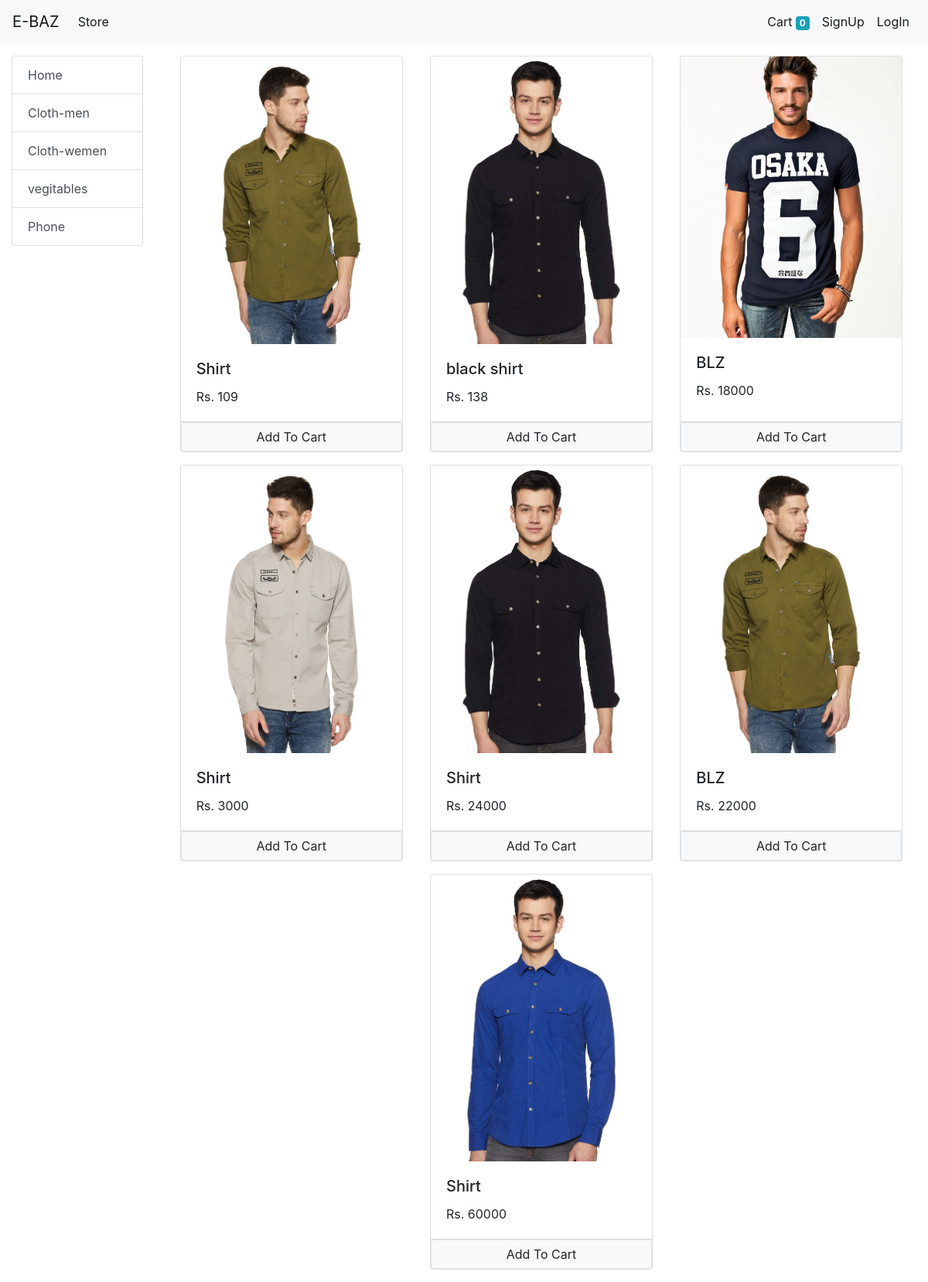
/?category=1, run on the app's committed database.
### store/models/category.py (models this page shows, shortened)
class Category(models.Model):
    name = models.CharField(max_length=20)
    @staticmethod
    def get_all_categories():
        return Category.objects.all()

### store/models/product.py (models this page shows, shortened)
class product(models.Model):
    name = models.CharField(max_length=60)
    price = models.IntegerField(default=0)
    category = models.ForeignKey(Category , on_delete=models.CASCADE, default=1)
    description = models.CharField(max_length=200, default='',null=True,blank=True)
    image = models.ImageField(upload_to='uploads/products/')
    @staticmethod
    def get_all_products_by_categoryid(category_id):
        if category_id:
            return product.objects.filter(category = category_id)
        else:
            return product.get_all_products();

### store/views/home.py (the view, shortened to what this page needs)
# urls.py: path('', Index.as_view(), name='homepage'),
class Index(View):
    def get(self, request):
        cart = request.session.get('cart')
        if not cart:
            request.session['cart'] = {}
        products = None
        categories = Category.get_all_categories()
        categoryID = request.GET.get('category')
        if categoryID:
            products = product.get_all_products_by_categoryid(categoryID)
        else:
            products = product.get_all_products()
        data = {}
        data['products'] = products
        data['categories'] = categories
        print(request.session.get('email'))
        return render(request, 'index.html', data)

### store/templatetags/cart.py (called while the page is built)
@register.filter(name='is_in_cart')
def is_in_cart(product  , cart):
    keys = cart.keys()
    for id in keys:
        if int(id) == product.id:
            return True
    return False;

### store/templatetags/custom_filter.py (called while the page is built)
@register.filter(name='currency')
def currency(number):
    return "Rs. "+str(number)

### store/templates/index.html (shortened to what this page needs)
{% extends 'base.html' %}
{% block content %}
{% load cart %}
{% load custom_filter %}
  <div class="container-fluid">
    <div class="row">
      <div class="col-lg-2 mx-auto mt-3">
        <div class="list-group">
          <a href="/" class="list-group-item list-group-item-action">Home</a>
          {% for category in categories %}
          <a href="/?category={{category.id}}" class="list-group-item list-group-item-action">{{category.name}}</a>
          {% endfor %}
        </div>
      </div>
      <div id='products' class='col-lg-10 mx-auto'>
        <div class="row mx-auto mt-3">
          {% for product in products %}
            <div class="card mx-auto mb-3" id="{{product.id}}" style="width: 18rem;">
              <img src="{{product.image.url}}" class="card-img-top" alt="...">
              <div class="card-body">
               <h5 class="card-title">{{product.name}}</h5>
               <p class="card-text">{{product.price|currency}}</p>
              </div>
              <div class="card-footer p-0">
                {% if product|is_in_cart:request.session.cart %}
                <div class="row no-gutters">
                  <form action="/#{{product.id}}" class="col-2" method="post">
                    {% csrf_token %}
                    <input hidden type="text" name="product" value="{{product.id}}">
                    <input hidden type="text" name="remove" value="True">
                    <input type="submit" value="-" class=" btn btn-block btn-secondary">
                  </form>
                  <div class="text-center col">{{product|cart_quantity:request.session.cart}}</div>
                  <form action="/#{{product.id}}" class="col-2" method="post">
                    {% csrf_token %}
                    <input hidden type="text" name="product" value="{{product.id}}">
                    <input type="submit" value="+" class=" btn btn-block btn-secondary">
                  </form>
                </div>
                {% else %}
                <form action="/#{{product.id}}" method="POST" class="btn-block">
                   <input href="#" type="submit" class="btn btn-light float-right border form-control" value="Add To Cart">
                 </form>
                 {% endif %}
              </div>
            </div>
          {% endfor %}
        </div>
      </div>
    </div>
  </div>
{% endblock %}

### data on the page
Category: name "Cloth-men"
Category: name "Cloth-wemen"
Category: name "vegitables"
Category: name "Phone"
product: {{ product.id }} 1 (drawn), image (picture), name "Shirt", price "Rs. 109"
product: image (picture), name "black shirt", price "Rs. 138"
product: image (picture), name "BLZ", price "Rs. 18000"
product: image (picture), name "Shirt", price "Rs. 3000"
product: image (picture), name "Shirt", price "Rs. 24000"
product: image (picture), name "BLZ", price "Rs. 22000"
product: image (picture), name "Shirt", price "Rs. 60000"

### other printed values
{{ request.session.cart.keys|length }} "0"
